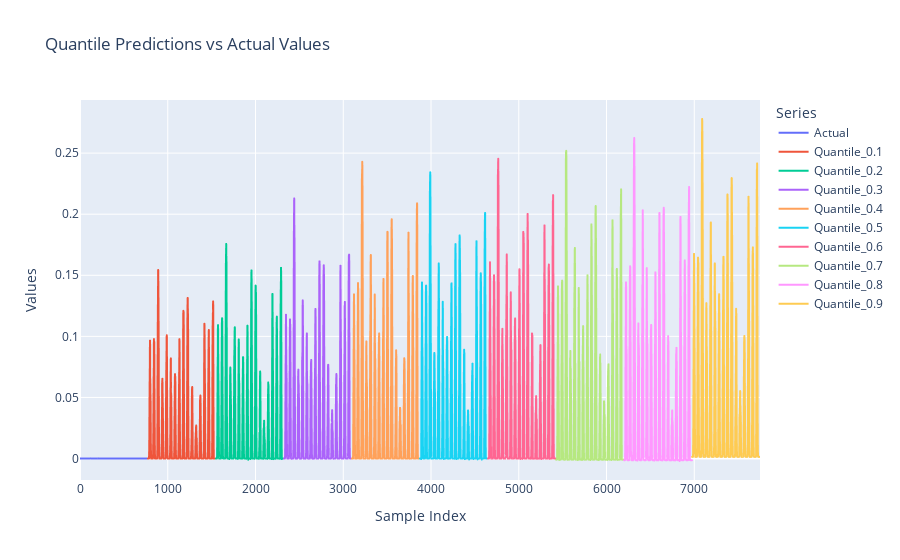

Source (notebook cell):
### Code cell
import plotly.express as px

# Initialize dictionary to store results
quantiles = [i for i in range(1, 10)]  # Define quantiles (adjust as needed)
results = {"Actual": Y.values}  # Start with actual values

# Iterate through each quantile, load model, predict, and store predictions
for i in quantiles:
    quantile = i / 10
    model_light = pickle.load(open(path + str(i) + ".pkl", 'rb'))
    predictions = model_light.predict(X_scaled_light_gbm)
    
    # Store predictions for each quantile
    results[f"Quantile_{quantile}"] = predictions

# Convert results to a DataFrame
results_df = pd.DataFrame(results)

# Melt the DataFrame for plotting with Plotly Express
results_melted = results_df.melt(var_name="Series", value_name="Values")

# Plot the predictions and actual values
fig = px.line(results_melted, x=results_melted.index, y="Values", color="Series",
              title="Quantile Predictions vs Actual Values",
              labels={"index": "Sample Index", "Values": "Values"})
fig.show()

### Figure 1 — Plotly figure (JSON) as saved in the notebook; plotly's stock layout.template omitted (floating-point values rounded to 4 significant figures; data arrays with more than 128 entries replaced by an {"elided": "..."} marker saying what was removed)
{"data": [{"hovertemplate": "Series=Actual<br>Sample Index=%{x}<br>Values=%{y}<extra></extra>", "legendgroup": "Actual", "line": {"color": "#636efa", "dash": "solid"}, "marker": {"symbol": "circle"}, "mode": "lines", "name": "Actual", "showlegend": true, "type": "scattergl", "x": {"elided": "775 int values"}, "xaxis": "x", "y": {"elided": "775 float values"}, "yaxis": "y"}, {"hovertemplate": "Series=Quantile_0.1<br>Sample Index=%{x}<br>Values=%{y}<extra></extra>", "legendgroup": "Quantile_0.1", "line": {"color": "#EF553B", "dash": "solid"}, "marker": {"symbol": "circle"}, "mode": "lines", "name": "Quantile_0.1", "showlegend": true, "type": "scattergl", "x": {"elided": "775 int values"}, "xaxis": "x", "y": {"elided": "775 float values"}, "yaxis": "y"}, {"hovertemplate": "Series=Quantile_0.2<br>Sample Index=%{x}<br>Values=%{y}<extra></extra>", "legendgroup": "Quantile_0.2", "line": {"color": "#00cc96", "dash": "solid"}, "marker": {"symbol": "circle"}, "mode": "lines", "name": "Quantile_0.2", "showlegend": true, "type": "scattergl", "x": {"elided": "775 int values"}, "xaxis": "x", "y": {"elided": "775 float values"}, "yaxis": "y"}, {"hovertemplate": "Series=Quantile_0.3<br>Sample Index=%{x}<br>Values=%{y}<extra></extra>", "legendgroup": "Quantile_0.3", "line": {"color": "#ab63fa", "dash": "solid"}, "marker": {"symbol": "circle"}, "mode": "lines", "name": "Quantile_0.3", "showlegend": true, "type": "scattergl", "x": {"elided": "775 int values"}, "xaxis": "x", "y": {"elided": "775 float values"}, "yaxis": "y"}, {"hovertemplate": "Series=Quantile_0.4<br>Sample Index=%{x}<br>Values=%{y}<extra></extra>", "legendgroup": "Quantile_0.4", "line": {"color": "#FFA15A", "dash": "solid"}, "marker": {"symbol": "circle"}, "mode": "lines", "name": "Quantile_0.4", "showlegend": true, "type": "scattergl", "x": {"elided": "775 int values"}, "xaxis": "x", "y": {"elided": "775 float values"}, "yaxis": "y"}, {"hovertemplate": "Series=Quantile_0.5<br>Sample Index=%{x}<br>Values=%{y}<extra></extra>", "legendgroup": "Quantile_0.5", "line": {"color": "#19d3f3", "dash": "solid"}, "marker": {"symbol": "circle"}, "mode": "lines", "name": "Quantile_0.5", "showlegend": true, "type": "scattergl", "x": {"elided": "775 int values"}, "xaxis": "x", "y": {"elided": "775 float values"}, "yaxis": "y"}, {"hovertemplate": "Series=Quantile_0.6<br>Sample Index=%{x}<br>Values=%{y}<extra></extra>", "legendgroup": "Quantile_0.6", "line": {"color": "#FF6692", "dash": "solid"}, "marker": {"symbol": "circle"}, "mode": "lines", "name": "Quantile_0.6", "showlegend": true, "type": "scattergl", "x": {"elided": "775 int values"}, "xaxis": "x", "y": {"elided": "775 float values"}, "yaxis": "y"}, {"hovertemplate": "Series=Quantile_0.7<br>Sample Index=%{x}<br>Values=%{y}<extra></extra>", "legendgroup": "Quantile_0.7", "line": {"color": "#B6E880", "dash": "solid"}, "marker": {"symbol": "circle"}, "mode": "lines", "name": "Quantile_0.7", "showlegend": true, "type": "scattergl", "x": {"elided": "775 int values"}, "xaxis": "x", "y": {"elided": "775 float values"}, "yaxis": "y"}, {"hovertemplate": "Series=Quantile_0.8<br>Sample Index=%{x}<br>Values=%{y}<extra></extra>", "legendgroup": "Quantile_0.8", "line": {"color": "#FF97FF", "dash": "solid"}, "marker": {"symbol": "circle"}, "mode": "lines", "name": "Quantile_0.8", "showlegend": true, "type": "scattergl", "x": {"elided": "775 int values"}, "xaxis": "x", "y": {"elided": "775 float values"}, "yaxis": "y"}, {"hovertemplate": "Series=Quantile_0.9<br>Sample Index=%{x}<br>Values=%{y}<extra></extra>", "legendgroup": "Quantile_0.9", "line": {"color": "#FECB52", "dash": "solid"}, "marker": {"symbol": "circle"}, "mode": "lines", "name": "Quantile_0.9", "showlegend": true, "type": "scattergl", "x": {"elided": "775 int values"}, "xaxis": "x", "y": {"elided": "775 float values"}, "yaxis": "y"}], "layout": {"legend": {"title": {"text": "Series"}, "tracegroupgap": 0}, "title": {"text": "Quantile Predictions vs Actual Values"}, "xaxis": {"anchor": "y", "domain": [0, 1], "title": {"text": "Sample Index"}}, "yaxis": {"anchor": "x", "domain": [0, 1], "title": {"text": "Values"}}}}
